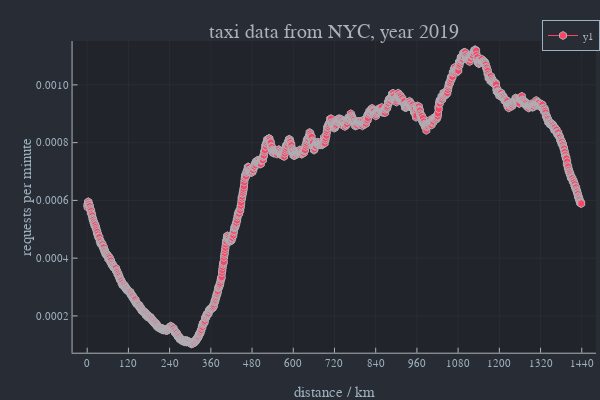

The notebook cell saved with this chart:
### Markdown cell above
#### start times

### Code cell
plot(x,y,marker=:hex,xlab="distance / km",ylab="requests per minute",title="taxi data from NYC, year 2019",xticks=0:120:1440)

### Figure 1 — Plotly figure (JSON) as saved in the notebook; plotly's stock layout.template omitted (floating-point values rounded to 4 significant figures; data arrays with more than 128 entries replaced by an {"elided": "..."} marker saying what was removed)
{"data": [{"colorbar": {"title": {"text": ""}}, "legendgroup": "y1", "line": {"color": "rgba(254, 67, 101, 1.000)", "dash": "solid", "shape": "linear", "width": 1}, "marker": {"color": "rgba(254, 67, 101, 1.000)", "line": {"color": "rgba(173, 178, 183, 1.000)", "width": 1}, "size": 8, "symbol": "hexagon"}, "mode": "lines+markers", "name": "y1", "showlegend": true, "type": "scatter", "x": {"elided": "1439 float values"}, "xaxis": "x", "y": {"elided": "1439 float values"}, "yaxis": "y", "zmax": null, "zmin": null}], "layout": {"annotations": [{"font": {"color": "rgba(173, 178, 183, 1.000)", "family": "sans-serif", "size": 20}, "rotation": 0, "showarrow": false, "text": "taxi data from NYC, year 2019", "x": 0.5572, "xanchor": "center", "xref": "paper", "y": 1, "yanchor": "top", "yref": "paper"}], "height": 400, "legend": {"bgcolor": "rgba(40, 44, 52, 1.000)", "bordercolor": "rgba(158, 177, 190, 1.000)", "borderwidth": 1, "font": {"color": "rgba(173, 178, 183, 1.000)", "family": "sans-serif", "size": 11}, "title": {"font": {"color": "rgba(173, 178, 183, 1.000)", "family": "sans-serif", "size": 15}, "text": ""}, "tracegroupgap": 0, "traceorder": "normal", "x": 1, "xanchor": "auto", "y": 1, "yanchor": "auto"}, "margin": {"b": 20, "l": 0, "r": 0, "t": 20}, "paper_bgcolor": "rgba(40, 44, 52, 1.000)", "plot_bgcolor": "rgba(33, 37, 43, 1.000)", "showlegend": true, "width": 600, "xaxis": {"anchor": "y", "domain": [0.1209, 0.9934], "gridcolor": "rgba(173, 178, 183, 0.100)", "gridwidth": 0.5, "linecolor": "rgba(173, 178, 183, 1.000)", "mirror": false, "range": [-42.64, 1482.0], "showgrid": true, "showline": true, "showticklabels": true, "tickangle": 0, "tickcolor": "rgb(173, 178, 183)", "tickfont": {"color": "rgba(158, 177, 190, 1.000)", "family": "sans-serif", "size": 11}, "tickmode": "array", "ticks": "inside", "ticktext": ["0", "120", "240", "360", "480", "600", "720", "840", "960", "1080", "1200", "1320", "1440"], "tickvals": [0, 120, 240, 360, 480, 600, 720, 840, 960, 1080, 1200, 1320, 1440], "title": {"font": {"color": "rgba(158, 177, 190, 1.000)", "family": "sans-serif", "size": 15}, "text": "distance / km"}, "type": "linear", "visible": true, "zeroline": false, "zerolinecolor": "rgba(173, 178, 183, 1.000)"}, "yaxis": {"anchor": "x", "domain": [0.07581, 0.9415], "gridcolor": "rgba(173, 178, 183, 0.100)", "gridwidth": 0.5, "linecolor": "rgba(173, 178, 183, 1.000)", "mirror": false, "range": [7.261e-05, 0.001152], "showgrid": true, "showline": true, "showticklabels": true, "tickangle": 0, "tickcolor": "rgb(173, 178, 183)", "tickfont": {"color": "rgba(158, 177, 190, 1.000)", "family": "sans-serif", "size": 11}, "tickmode": "array", "ticks": "inside", "ticktext": ["0.0002", "0.0004", "0.0006", "0.0008", "0.0010"], "tickvals": [0.0002, 0.0004, 0.0006, 0.0008, 0.001], "title": {"font": {"color": "rgba(158, 177, 190, 1.000)", "family": "sans-serif", "size": 15}, "text": "requests per minute"}, "type": "linear", "visible": true, "zeroline": false, "zerolinecolor": "rgba(173, 178, 183, 1.000)"}}}
